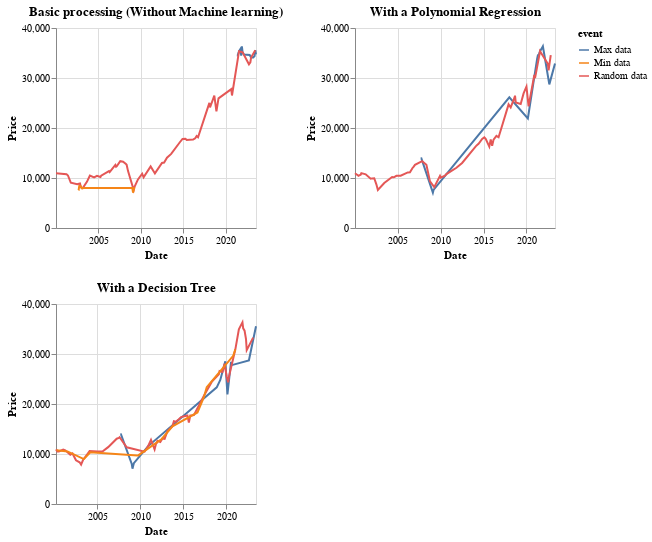

The notebook cell this image was saved under:
### Markdown cell above
### Output Graphs

### Code cell
basic_chart = alt.Chart(Basic1).mark_line().encode(
    x = 'Date:T',
    y = 'Price',
    color = alt.Color('event'),

).properties(
    title = 'Basic processing (Without Machine learning)',
    width = 200,
    height = 200
)

poly_chart = alt.Chart(Poly1).mark_line().encode(
    x = 'Date:T',
    y = 'Price',
    color = alt.Color('event'),
    
).properties(
    title = 'With a Polynomial Regression',
    width = 200,
    height = 200
)

decision_chart = alt.Chart(Decision1).mark_line().encode(
    x = 'Date:T',
    y = 'Price',
    color = alt.Color('event'),

).properties(
    title = 'With a Decision Tree',
    width = 200,
    height = 200
)

(basic_chart & decision_chart)| poly_chart
